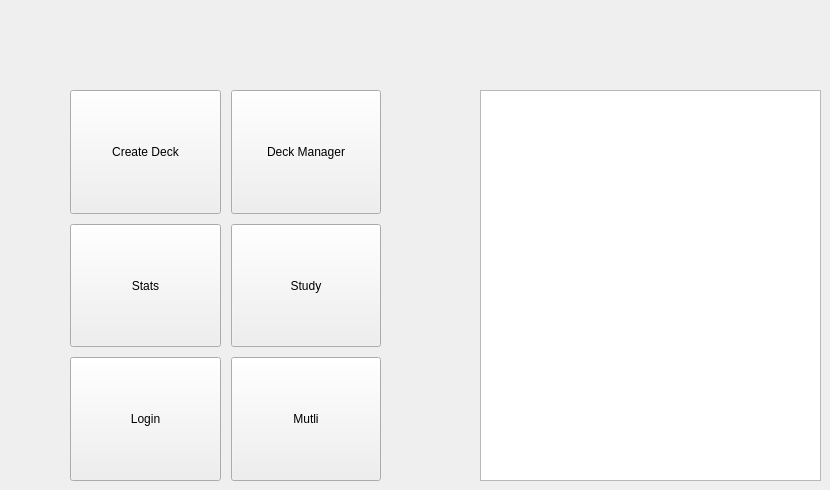
    <widget class="QWidget" name="Main">
     <widget class="QTableWidget" name="mainDeckView">
      <property name="geometry">
       <rect>
        <x>480</x>
        <y>90</y>
        <width>341</width>
        <height>391</height>
       </rect>
      </property>
     </widget>
     <widget class="QWidget" name="layoutWidget">
      <property name="geometry">
       <rect>
        <x>70</x>
        <y>90</y>
        <width>311</width>
        <height>391</height>
       </rect>
      </property>
      <layout class="QGridLayout" name="gridLayout_2">
       <property name="spacing">
        <number>10</number>
       </property>
       <item row="0" column="0">
        <widget class="QPushButton" name="mainDeckManager_2">
         <property name="sizePolicy">
          <sizepolicy hsizetype="Minimum" vsizetype="MinimumExpanding">
           <horstretch>0</horstretch>
           <verstretch>0</verstretch>
          </sizepolicy>
         </property>
         <property name="text">
          <string>Create Deck</string>
         </property>
        </widget>
       </item>
       <item row="0" column="1">
        <widget class="QPushButton" name="mainDeckManager">
         <property name="sizePolicy">
          <sizepolicy hsizetype="Minimum" vsizetype="MinimumExpanding">
           <horstretch>0</horstretch>
           <verstretch>0</verstretch>
          </sizepolicy>
         </property>
         <property name="text">
          <string>Deck Manager</string>
         </property>
        </widget>
       </item>
       <item row="1" column="0">
        <widget class="QPushButton" name="mainStatsButton">
         <property name="sizePolicy">
          <sizepolicy hsizetype="Minimum" vsizetype="MinimumExpanding">
           <horstretch>0</horstretch>
           <verstretch>0</verstretch>
          </sizepolicy>
         </property>
         <property name="text">
          <string>Stats</string>
         </property>
        </widget>
       </item>
       <item row="1" column="1">
        <widget class="QPushButton" name="mainStudy">
         <property name="sizePolicy">
          <sizepolicy hsizetype="Minimum" vsizetype="MinimumExpanding">
           <horstretch>0</horstretch>
           <verstretch>0</verstretch>
          </sizepolicy>
         </property>
         <property name="text">
          <string>Study</string>
         </property>
        </widget>
       </item>
       <item row="2" column="0">
        <widget class="QPushButton" name="mainLogin">
         <property name="sizePolicy">
          <sizepolicy hsizetype="Minimum" vsizetype="MinimumExpanding">
           <horstretch>0</horstretch>
           <verstretch>0</verstretch>
          </sizepolicy>
         </property>
         <property name="text">
          <string>Login</string>
         </property>
        </widget>
       </item>
       <item row="2" column="1">
        <widget class="QPushButton" name="mainMulti">
         <property name="sizePolicy">
          <sizepolicy hsizetype="Minimum" vsizetype="MinimumExpanding">
           <horstretch>0</horstretch>
           <verstretch>0</verstretch>
          </sizepolicy>
         </property>
         <property name="text">
          <string>Mutli</string>
         </property>
        </widget>
       </item>
      </layout>
     </widget>
    </widget>
